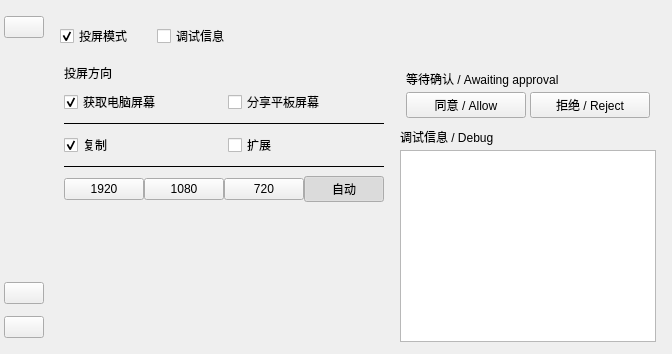
<?xml version='1.0' encoding='utf-8'?>
<ui version="4.0">
 <class>MainWindow</class>
 <widget class="QMainWindow" name="MainWindow">
  <property name="windowTitle">
   <string>Furina</string>
  </property>
  <widget class="QWidget" name="centralwidget">
   <layout class="QHBoxLayout" name="mainLayout" stretch="0,1">
    <property name="leftMargin">
     <number>0</number>
    </property>
    <property name="rightMargin">
     <number>0</number>
    </property>
    <property name="topMargin">
     <number>0</number>
    </property>
    <property name="bottomMargin">
     <number>0</number>
    </property>
    <property name="spacing">
     <number>0</number>
    </property>
    <item>
     <widget class="QFrame" name="sidebar">
      <property name="minimumWidth">
       <number>48</number>
      </property>
      <property name="maximumWidth">
       <number>48</number>
      </property>
      <layout class="QVBoxLayout" name="toolbarLayout">
       <property name="spacing">
        <number>12</number>
       </property>
       <property name="leftMargin">
        <number>4</number>
       </property>
       <property name="rightMargin">
        <number>4</number>
       </property>
       <property name="topMargin">
        <number>16</number>
       </property>
       <property name="bottomMargin">
        <number>16</number>
       </property>
       <item>
        <widget class="QPushButton" name="start">
         <property name="text">
          <string />
         </property>
         <property name="minimumHeight">
          <number>40</number>
         </property>
         <property name="minimumWidth">
          <number>40</number>
         </property>
         <property name="maximumHeight">
          <number>40</number>
         </property>
         <property name="maximumWidth">
          <number>40</number>
         </property>
         <property name="toolTip">
          <string>开始</string>
         </property>
         <property name="accessibleName">
          <string>开始</string>
         </property>
        </widget>
       </item>
       <item>
        <spacer name="toolbarSpacer">
         <property name="orientation">
          <enum>Qt::Vertical</enum>
         </property>
         <property name="sizeHint" stdset="0">
          <size>
           <width>20</width>
           <height>40</height>
          </size>
         </property>
        </spacer>
       </item>
       <item>
        <widget class="QPushButton" name="settings">
         <property name="text">
          <string />
         </property>
         <property name="minimumHeight">
          <number>40</number>
         </property>
         <property name="minimumWidth">
          <number>40</number>
         </property>
         <property name="maximumHeight">
          <number>40</number>
         </property>
         <property name="maximumWidth">
          <number>40</number>
         </property>
         <property name="toolTip">
          <string>设置</string>
         </property>
         <property name="accessibleName">
          <string>设置</string>
         </property>
        </widget>
       </item>
       <item>
        <widget class="QPushButton" name="maximize">
         <property name="text">
          <string />
         </property>
         <property name="minimumHeight">
          <number>40</number>
         </property>
         <property name="minimumWidth">
          <number>40</number>
         </property>
         <property name="maximumHeight">
          <number>40</number>
         </property>
         <property name="maximumWidth">
          <number>40</number>
         </property>
         <property name="toolTip">
          <string>放大</string>
         </property>
         <property name="accessibleName">
          <string>放大</string>
         </property>
        </widget>
       </item>
      </layout>
     </widget>
    </item>
    <item>
     <widget class="QWidget" name="contentPanel">
      <layout class="QVBoxLayout" name="contentLayout" stretch="1,0,0,0,0">
       <property name="leftMargin">
        <number>0</number>
       </property>
       <property name="rightMargin">
        <number>0</number>
       </property>
       <property name="topMargin">
        <number>0</number>
       </property>
       <property name="bottomMargin">
        <number>0</number>
       </property>
       <property name="spacing">
        <number>0</number>
       </property>
       <item>
        <widget class="QFrame" name="viewPanel">
         <layout class="QVBoxLayout" name="viewLayout">
          <property name="leftMargin">
           <number>0</number>
          </property>
          <property name="rightMargin">
           <number>0</number>
          </property>
          <property name="topMargin">
           <number>0</number>
          </property>
          <property name="bottomMargin">
           <number>0</number>
          </property>
          <property name="spacing">
           <number>0</number>
          </property>
         </layout>
        </widget>
       </item>
       <item>
        <widget class="QWidget" name="portraitToolbar">
         <layout class="QHBoxLayout" name="portraitToolbarLayout">
          <property name="leftMargin">
           <number>12</number>
          </property>
          <property name="rightMargin">
           <number>12</number>
          </property>
          <property name="topMargin">
           <number>10</number>
          </property>
          <property name="bottomMargin">
           <number>10</number>
          </property>
          <property name="spacing">
           <number>12</number>
          </property>
          <item>
           <spacer name="portraitToolSpacer">
            <property name="orientation">
             <enum>Qt::Horizontal</enum>
            </property>
            <property name="sizeHint" stdset="0">
             <size>
              <width>40</width>
              <height>0</height>
             </size>
            </property>
           </spacer>
          </item>
         </layout>
        </widget>
       </item>
       <item>
        <widget class="QWidget" name="portraitConsentHost">
         <layout class="QVBoxLayout" name="portraitConsentLayout">
          <property name="leftMargin">
           <number>12</number>
          </property>
          <property name="rightMargin">
           <number>12</number>
          </property>
          <property name="topMargin">
           <number>0</number>
          </property>
          <property name="bottomMargin">
           <number>0</number>
          </property>
          <property name="spacing">
           <number>0</number>
          </property>
         </layout>
        </widget>
       </item>
       <item>
        <widget class="QWidget" name="portraitTabs">
         <layout class="QHBoxLayout" name="portraitTabsLayout">
          <property name="leftMargin">
           <number>12</number>
          </property>
          <property name="rightMargin">
           <number>12</number>
          </property>
          <property name="topMargin">
           <number>4</number>
          </property>
          <property name="bottomMargin">
           <number>4</number>
          </property>
          <property name="spacing">
           <number>24</number>
          </property>
          <item>
           <widget class="QCheckBox" name="showCasting">
            <property name="text">
             <string>投屏模式</string>
            </property>
            <property name="checked">
             <bool>true</bool>
            </property>
           </widget>
          </item>
          <item>
           <widget class="QCheckBox" name="showDebug">
            <property name="text">
             <string>调试信息</string>
            </property>
           </widget>
          </item>
          <item>
           <spacer name="portraitTabsSpacer">
            <property name="orientation">
             <enum>Qt::Horizontal</enum>
            </property>
            <property name="sizeHint" stdset="0">
             <size>
              <width>20</width>
              <height>0</height>
             </size>
            </property>
           </spacer>
          </item>
         </layout>
        </widget>
       </item>
       <item>
        <widget class="QWidget" name="bottomPanel">
         <property name="minimumHeight">
          <number>142</number>
         </property>
         <property name="maximumHeight">
          <number>220</number>
         </property>
         <layout class="QHBoxLayout" name="bottomLayout" stretch="4,6">
          <property name="spacing">
           <number>16</number>
          </property>
          <property name="leftMargin">
           <number>16</number>
          </property>
          <property name="rightMargin">
           <number>16</number>
          </property>
          <property name="topMargin">
           <number>12</number>
          </property>
          <property name="bottomMargin">
           <number>12</number>
          </property>
          <item>
           <widget class="QWidget" name="directionPanel">
            <layout class="QVBoxLayout" name="directionLayout">
             <property name="spacing">
              <number>8</number>
             </property>
             <property name="leftMargin">
              <number>0</number>
             </property>
             <property name="rightMargin">
              <number>0</number>
             </property>
             <property name="topMargin">
              <number>0</number>
             </property>
             <property name="bottomMargin">
              <number>0</number>
             </property>
             <item>
              <widget class="QLabel" name="directionTitle">
               <property name="text">
                <string>投屏方向</string>
               </property>
               <property name="wordWrap">
                <bool>true</bool>
               </property>
              </widget>
             </item>
             <item>
              <layout class="QHBoxLayout" name="directionChoices">
               <item>
                <widget class="QCheckBox" name="receive">
                 <property name="text">
                  <string>获取电脑屏幕</string>
                 </property>
                 <property name="checked">
                  <bool>true</bool>
                 </property>
                </widget>
               </item>
               <item>
                <widget class="QCheckBox" name="share">
                 <property name="text">
                  <string>分享平板屏幕</string>
                 </property>
                </widget>
               </item>
              </layout>
             </item>
             <item>
              <widget class="QWidget" name="modePanel">
               <layout class="QVBoxLayout" name="modeLayout">
                <property name="leftMargin">
                 <number>0</number>
                </property>
                <property name="rightMargin">
                 <number>0</number>
                </property>
                <property name="topMargin">
                 <number>0</number>
                </property>
                <property name="bottomMargin">
                 <number>0</number>
                </property>
                <item>
                 <widget class="QFrame" name="modeSeparator">
                  <property name="frameShape">
                   <enum>QFrame::HLine</enum>
                  </property>
                  <property name="frameShadow">
                   <enum>QFrame::Plain</enum>
                  </property>
                 </widget>
                </item>
                <item>
                 <layout class="QHBoxLayout" name="modeChoices">
                  <item>
                   <widget class="QCheckBox" name="duplicate">
                    <property name="text">
                     <string>复制</string>
                    </property>
                    <property name="checked">
                     <bool>true</bool>
                    </property>
                   </widget>
                  </item>
                  <item>
                   <widget class="QCheckBox" name="extend">
                    <property name="text">
                     <string>扩展</string>
                    </property>
                   </widget>
                  </item>
                 </layout>
                </item>
                <property name="spacing">
                 <number>8</number>
                </property>
               </layout>
              </widget>
             </item>
             <item>
              <widget class="QFrame" name="resolutionSeparator">
               <property name="frameShape">
                <enum>QFrame::HLine</enum>
               </property>
               <property name="frameShadow">
                <enum>QFrame::Plain</enum>
               </property>
              </widget>
             </item>
             <item>
              <widget class="QWidget" name="resolutionPanel">
               <layout class="QVBoxLayout" name="resolutionLayout">
                <property name="leftMargin">
                 <number>0</number>
                </property>
                <property name="rightMargin">
                 <number>0</number>
                </property>
                <property name="topMargin">
                 <number>0</number>
                </property>
                <property name="bottomMargin">
                 <number>0</number>
                </property>
                <property name="spacing">
                 <number>0</number>
                </property>
                <item>
                 <layout class="QHBoxLayout" name="resolutionChoices">
                  <item>
                   <widget class="QPushButton" name="resolution1920">
                    <property name="text">
                     <string>1920</string>
                    </property>
                    <property name="checkable">
                     <bool>true</bool>
                    </property>
                    <property name="checked">
                     <bool>false</bool>
                    </property>
                    <property name="toolTip">
                     <string>最长边像素数，保持比例；自动优先 60 FPS</string>
                    </property>
                   </widget>
                  </item>
                  <item>
                   <widget class="QPushButton" name="resolution1080">
                    <property name="text">
                     <string>1080</string>
                    </property>
                    <property name="checkable">
                     <bool>true</bool>
                    </property>
                    <property name="checked">
                     <bool>false</bool>
                    </property>
                    <property name="toolTip">
                     <string>最长边像素数，保持比例；自动优先 60 FPS</string>
                    </property>
                   </widget>
                  </item>
                  <item>
                   <widget class="QPushButton" name="resolution720">
                    <property name="text">
                     <string>720</string>
                    </property>
                    <property name="checkable">
                     <bool>true</bool>
                    </property>
                    <property name="checked">
                     <bool>false</bool>
                    </property>
                    <property name="toolTip">
                     <string>最长边像素数，保持比例；自动优先 60 FPS</string>
                    </property>
                   </widget>
                  </item>
                  <item>
                   <widget class="QPushButton" name="resolution0">
                    <property name="text">
                     <string>自动</string>
                    </property>
                    <property name="checkable">
                     <bool>true</bool>
                    </property>
                    <property name="checked">
                     <bool>true</bool>
                    </property>
                    <property name="toolTip">
                     <string>最长边像素数，保持比例；自动优先 60 FPS</string>
                    </property>
                   </widget>
                  </item>
                 </layout>
                </item>
               </layout>
              </widget>
             </item>
             <item>
              <spacer name="directionSpacer">
               <property name="orientation">
                <enum>Qt::Vertical</enum>
               </property>
               <property name="sizeHint" stdset="0">
                <size>
                 <width>20</width>
                 <height>0</height>
                </size>
               </property>
              </spacer>
             </item>
            </layout>
           </widget>
          </item>
          <item>
           <widget class="QWidget" name="debugPanel">
            <layout class="QVBoxLayout" name="debugLayout">
             <property name="spacing">
              <number>4</number>
             </property>
             <item>
              <widget class="QFrame" name="consentPanel">
               <property name="visible">
                <bool>false</bool>
               </property>
               <layout class="QVBoxLayout" name="consentLayout">
                <property name="spacing">
                 <number>4</number>
                </property>
                <property name="leftMargin">
                 <number>6</number>
                </property>
                <property name="rightMargin">
                 <number>6</number>
                </property>
                <property name="topMargin">
                 <number>6</number>
                </property>
                <property name="bottomMargin">
                 <number>6</number>
                </property>
                <item>
                 <widget class="QLabel" name="consentMessage">
                  <property name="wordWrap">
                   <bool>true</bool>
                  </property>
                  <property name="text">
                   <string>等待确认 / Awaiting approval</string>
                  </property>
                 </widget>
                </item>
                <item>
                 <layout class="QHBoxLayout" name="consentChoices">
                  <item>
                   <widget class="QPushButton" name="consentAccept">
                    <property name="text">
                     <string>同意 / Allow</string>
                    </property>
                   </widget>
                  </item>
                  <item>
                   <widget class="QPushButton" name="consentReject">
                    <property name="text">
                     <string>拒绝 / Reject</string>
                    </property>
                   </widget>
                  </item>
                 </layout>
                </item>
               </layout>
              </widget>
             </item>
             <property name="leftMargin">
              <number>0</number>
             </property>
             <property name="rightMargin">
              <number>0</number>
             </property>
             <property name="topMargin">
              <number>0</number>
             </property>
             <property name="bottomMargin">
              <number>0</number>
             </property>
             <item>
              <widget class="QLabel" name="debugTitle">
               <property name="text">
                <string>调试信息 / Debug</string>
               </property>
               <property name="wordWrap">
                <bool>true</bool>
               </property>
              </widget>
             </item>
             <item>
              <widget class="QPlainTextEdit" name="log">
               <property name="readOnly">
                <bool>true</bool>
               </property>
               <property name="maximumBlockCount">
                <number>400</number>
               </property>
               <property name="horizontalScrollBarPolicy">
                <enum>Qt::ScrollBarAlwaysOff</enum>
               </property>
               <property name="lineWrapMode">
                <enum>QPlainTextEdit::WidgetWidth</enum>
               </property>
              </widget>
             </item>
            </layout>
           </widget>
          </item>
         </layout>
        </widget>
       </item>
      </layout>
     </widget>
    </item>
   </layout>
  </widget>
  <property name="windowIcon">
   <iconset resource="resources.qrc">
    <normaloff>:/icons/app.png</normaloff>
   </iconset>
  </property>
 </widget>
 <resources>
  <include location="resources.qrc" />
 </resources>
 <connections />
 <customwidgets>
  <customwidget>
   <class>FurinaComboBox</class>
   <extends>QComboBox</extends>
   <header>interface_support.h</header>
  </customwidget>
 </customwidgets>
</ui>
